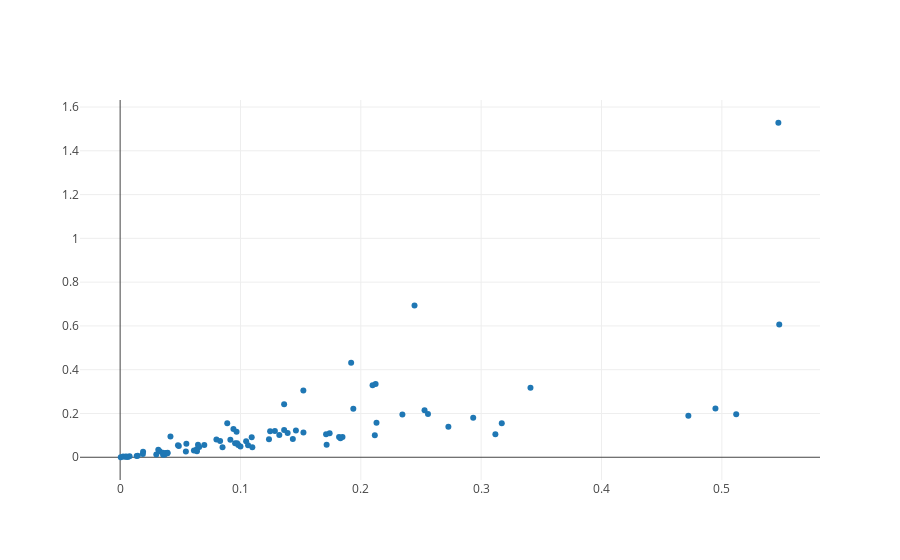

The code cell stored with this chart in its notebook:
### Markdown cell above
Both Pandas and seaborn focus on building "static" visualizations: visualizations that have no moving parts. In other words, all of the plots we've built thus far could appear in a paper journal article.

The web unlocks a lot of possibilities when it comes to interactivity and animations. There are a number of plotting libraries available which try to provide these features.

Plotly, an open-source plotting library, is one of this options.

### Code cell
from plotly.offline import init_notebook_mode, iplot
init_notebook_mode(connected=True)
import plotly.graph_objs as go

trace = go.Scatter(x=stops_county.pct_black_stopped, y=stops_county.pct_white_stopped, mode='markers')
iplot([trace])
